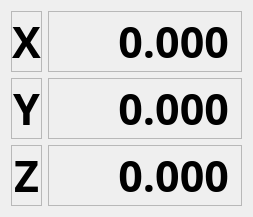
                  <widget class="QWidget" name="tab_7">
                   <attribute name="title">
                    <string>Absolute</string>
                   </attribute>
                   <layout class="QVBoxLayout" name="verticalLayout_20">
                    <item>
                     <layout class="QVBoxLayout" name="verticalLayout_18">
                      <item>
                       <layout class="QHBoxLayout" name="horizontalLayout_26">
                        <item>
                         <widget class="QLabel" name="label_7">
                          <property name="font">
                           <font>
                            <family>Noto Sans</family>
                            <pointsize>32</pointsize>
                            <weight>75</weight>
                            <bold>true</bold>
                           </font>
                          </property>
                          <property name="frameShape">
                           <enum>QFrame::StyledPanel</enum>
                          </property>
                          <property name="frameShadow">
                           <enum>QFrame::Sunken</enum>
                          </property>
                          <property name="lineWidth">
                           <number>3</number>
                          </property>
                          <property name="text">
                           <string>X</string>
                          </property>
                          <property name="alignment">
                           <set>Qt::AlignCenter</set>
                          </property>
                         </widget>
                        </item>
                        <item>
                         <widget class="DROLabel" name="drolabel_7">
                          <property name="font">
                           <font>
                            <family>Noto Sans</family>
                            <pointsize>32</pointsize>
                            <weight>75</weight>
                            <bold>true</bold>
                            <underline>false</underline>
                           </font>
                          </property>
                          <property name="frameShape">
                           <enum>QFrame::StyledPanel</enum>
                          </property>
                          <property name="frameShadow">
                           <enum>QFrame::Sunken</enum>
                          </property>
                          <property name="lineWidth">
                           <number>3</number>
                          </property>
                          <property name="midLineWidth">
                           <number>0</number>
                          </property>
                          <property name="text">
                           <string>     0.000</string>
                          </property>
                          <property name="alignment">
                           <set>Qt::AlignRight|Qt::AlignTrailing|Qt::AlignVCenter</set>
                          </property>
                          <property name="referenceType" stdset="0">
                           <number>0</number>
                          </property>
                          <property name="axisNumber" stdset="0">
                           <number>0</number>
                          </property>
                          <property name="inchFormat" stdset="0">
                           <string>%9.4f</string>
                          </property>
                          <property name="millimeterFormat" stdset="0">
                           <string>%10.3f</string>
                          </property>
                          <property name="degreeFormat" stdset="0">
                           <string>%10.2f</string>
                          </property>
                          <property name="latheMode" stdset="0">
                           <number>0</number>
                          </property>
                         </widget>
                        </item>
                       </layout>
                      </item>
                      <item>
                       <layout class="QHBoxLayout" name="horizontalLayout_27">
                        <item>
                         <widget class="QLabel" name="label_8">
                          <property name="font">
                           <font>
                            <family>Noto Sans</family>
                            <pointsize>32</pointsize>
                            <weight>75</weight>
                            <bold>true</bold>
                           </font>
                          </property>
                          <property name="frameShape">
                           <enum>QFrame::StyledPanel</enum>
                          </property>
                          <property name="frameShadow">
                           <enum>QFrame::Sunken</enum>
                          </property>
                          <property name="lineWidth">
                           <number>3</number>
                          </property>
                          <property name="text">
                           <string>Y</string>
                          </property>
                          <property name="alignment">
                           <set>Qt::AlignCenter</set>
                          </property>
                         </widget>
                        </item>
                        <item>
                         <widget class="DROLabel" name="drolabel_8">
                          <property name="font">
                           <font>
                            <family>Noto Sans</family>
                            <pointsize>32</pointsize>
                            <weight>75</weight>
                            <bold>true</bold>
                            <underline>false</underline>
                           </font>
                          </property>
                          <property name="frameShape">
                           <enum>QFrame::StyledPanel</enum>
                          </property>
                          <property name="frameShadow">
                           <enum>QFrame::Sunken</enum>
                          </property>
                          <property name="lineWidth">
                           <number>3</number>
                          </property>
                          <property name="midLineWidth">
                           <number>0</number>
                          </property>
                          <property name="text">
                           <string>     0.000</string>
                          </property>
                          <property name="alignment">
                           <set>Qt::AlignRight|Qt::AlignTrailing|Qt::AlignVCenter</set>
                          </property>
                          <property name="referenceType" stdset="0">
                           <number>0</number>
                          </property>
                          <property name="axisNumber" stdset="0">
                           <number>1</number>
                          </property>
                          <property name="inchFormat" stdset="0">
                           <string>%9.4f</string>
                          </property>
                          <property name="millimeterFormat" stdset="0">
                           <string>%10.3f</string>
                          </property>
                          <property name="degreeFormat" stdset="0">
                           <string>%10.2f</string>
                          </property>
                          <property name="latheMode" stdset="0">
                           <number>0</number>
                          </property>
                         </widget>
                        </item>
                       </layout>
                      </item>
                      <item>
                       <layout class="QHBoxLayout" name="horizontalLayout_29">
                        <item>
                         <widget class="QLabel" name="label_9">
                          <property name="font">
                           <font>
                            <family>Noto Sans</family>
                            <pointsize>32</pointsize>
                            <weight>75</weight>
                            <bold>true</bold>
                           </font>
                          </property>
                          <property name="frameShape">
                           <enum>QFrame::StyledPanel</enum>
                          </property>
                          <property name="frameShadow">
                           <enum>QFrame::Sunken</enum>
                          </property>
                          <property name="lineWidth">
                           <number>3</number>
                          </property>
                          <property name="text">
                           <string>Z</string>
                          </property>
                          <property name="alignment">
                           <set>Qt::AlignCenter</set>
                          </property>
                         </widget>
                        </item>
                        <item>
                         <widget class="DROLabel" name="drolabel_9">
                          <property name="font">
                           <font>
                            <family>Noto Sans</family>
                            <pointsize>32</pointsize>
                            <weight>75</weight>
                            <bold>true</bold>
                            <underline>false</underline>
                           </font>
                          </property>
                          <property name="frameShape">
                           <enum>QFrame::StyledPanel</enum>
                          </property>
                          <property name="frameShadow">
                           <enum>QFrame::Sunken</enum>
                          </property>
                          <property name="lineWidth">
                           <number>3</number>
                          </property>
                          <property name="midLineWidth">
                           <number>0</number>
                          </property>
                          <property name="text">
                           <string>     0.000</string>
                          </property>
                          <property name="alignment">
                           <set>Qt::AlignRight|Qt::AlignTrailing|Qt::AlignVCenter</set>
                          </property>
                          <property name="referenceType" stdset="0">
                           <number>0</number>
                          </property>
                          <property name="axisNumber" stdset="0">
                           <number>2</number>
                          </property>
                          <property name="inchFormat" stdset="0">
                           <string>%9.4f</string>
                          </property>
                          <property name="millimeterFormat" stdset="0">
                           <string>%10.3f</string>
                          </property>
                          <property name="degreeFormat" stdset="0">
                           <string>%10.2f</string>
                          </property>
                          <property name="latheMode" stdset="0">
                           <number>0</number>
                          </property>
                         </widget>
                        </item>
                       </layout>
                      </item>
                     </layout>
                    </item>
                   </layout>
                  </widget>
